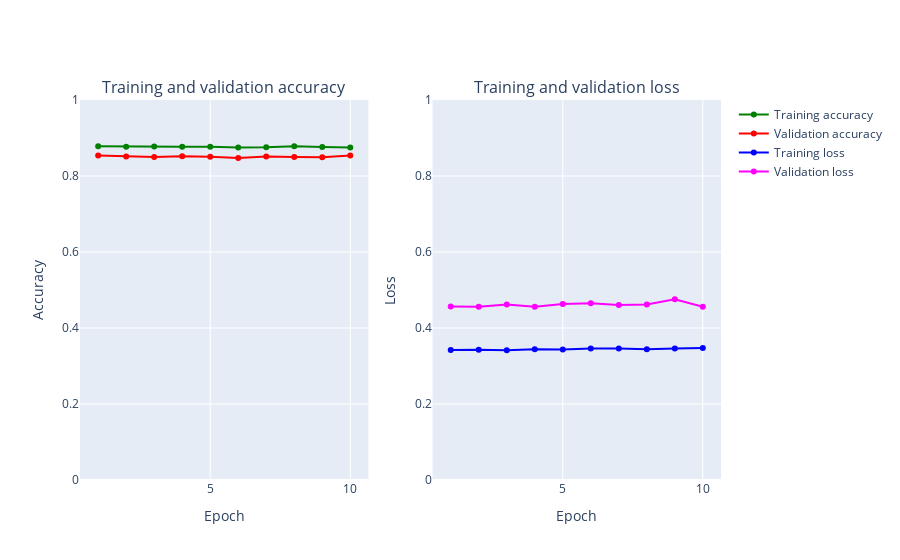

The cell this chart's notebook holds for it:
### Code cell
%%time
fashion_model_batch = Sequential()
fashion_model_batch.add(Conv2D(32, kernel_size=(3, 3),activation='linear',input_shape=(28,28,1)))
fashion_model_batch.add(Conv2D(64, (3, 3), activation='linear'))
fashion_model_batch.add(Flatten())
fashion_model_batch.add(Dense(128, activation='linear'))
fashion_model_batch.add(Dense(num_classes, activation='softmax'))
fashion_model_batch.compile(loss='categorical_crossentropy', optimizer=keras.optimizers.Adam(),metrics=['accuracy'])
fashion_model_batch.summary()

h_callback = fashion_model.fit(X_train, y_train, epochs = 10, batch_size=128,validation_data=(X_test, y_test))


# Plot train vs test loss during training 
plot_accuracy_and_loss(h_callback)

### Figure 1 — Plotly figure (JSON) as saved in the notebook; plotly's stock layout.template omitted (floating-point values rounded to 4 significant figures)
{"data": [{"marker": {"color": "Green"}, "mode": "markers+lines", "name": "Training accuracy", "text": ["1", "2", "3", "4", "5", "6", "7", "8", "9", "10"], "type": "scatter", "x": [1, 2, 3, 4, 5, 6, 7, 8, 9, 10], "xaxis": "x", "y": [0.8785, 0.8773, 0.8778, 0.8767, 0.8772, 0.8753, 0.8757, 0.878, 0.8763, 0.875], "yaxis": "y"}, {"marker": {"color": "Red"}, "mode": "markers+lines", "name": "Validation accuracy", "text": ["1", "2", "3", "4", "5", "6", "7", "8", "9", "10"], "type": "scatter", "x": [1, 2, 3, 4, 5, 6, 7, 8, 9, 10], "xaxis": "x", "y": [0.8542, 0.8516, 0.8497, 0.8518, 0.8506, 0.8472, 0.8515, 0.8497, 0.8496, 0.854], "yaxis": "y"}, {"marker": {"color": "Blue"}, "mode": "markers+lines", "name": "Training loss", "text": ["1", "2", "3", "4", "5", "6", "7", "8", "9", "10"], "type": "scatter", "x": [1, 2, 3, 4, 5, 6, 7, 8, 9, 10], "xaxis": "x2", "y": [0.3421, 0.343, 0.3416, 0.3439, 0.3432, 0.3461, 0.3462, 0.344, 0.3459, 0.3472], "yaxis": "y2"}, {"marker": {"color": "Magenta"}, "mode": "markers+lines", "name": "Validation loss", "text": ["1", "2", "3", "4", "5", "6", "7", "8", "9", "10"], "type": "scatter", "x": [1, 2, 3, 4, 5, 6, 7, 8, 9, 10], "xaxis": "x2", "y": [0.4565, 0.4559, 0.4622, 0.4557, 0.4628, 0.4648, 0.4608, 0.4616, 0.4758, 0.4561], "yaxis": "y2"}], "layout": {"annotations": [{"font": {"size": 16}, "showarrow": false, "text": "Training and validation accuracy", "x": 0.225, "xanchor": "center", "xref": "paper", "y": 1, "yanchor": "bottom", "yref": "paper"}, {"font": {"size": 16}, "showarrow": false, "text": "Training and validation loss", "x": 0.775, "xanchor": "center", "xref": "paper", "y": 1, "yanchor": "bottom", "yref": "paper"}], "xaxis": {"anchor": "y", "domain": [0, 0.45], "title": {"text": "Epoch"}}, "xaxis2": {"anchor": "y2", "domain": [0.55, 1], "title": {"text": "Epoch"}}, "yaxis": {"anchor": "x", "domain": [0, 1], "range": [0, 1], "title": {"text": "Accuracy"}}, "yaxis2": {"anchor": "x2", "domain": [0, 1], "range": [0, 1], "title": {"text": "Loss"}}}}
